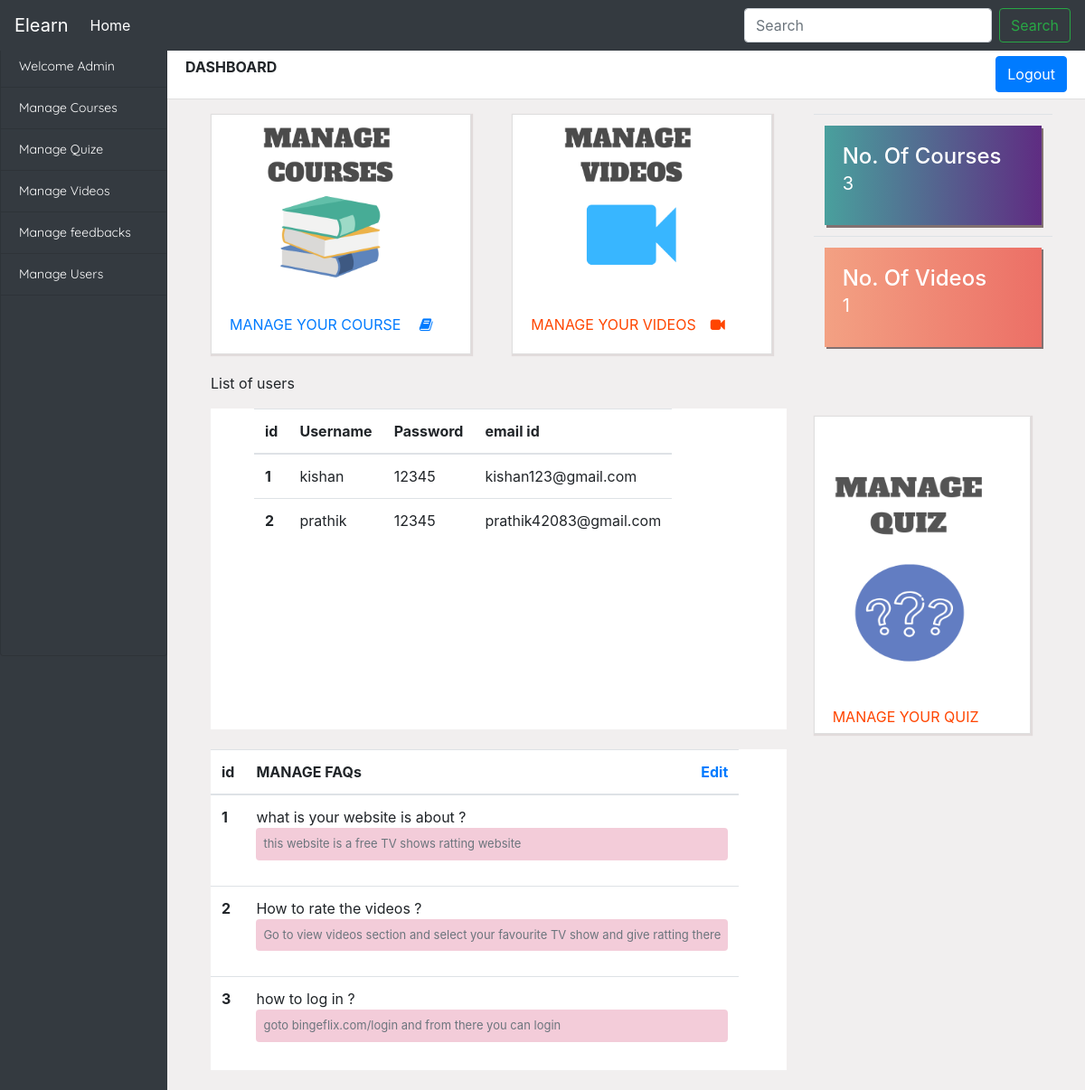
/admin/admin_main.php, run on the app's committed database.
### tables this page shows
CREATE TABLE `faq` (
  `id` int(11) NOT NULL,
  `faq_title` varchar(255) NOT NULL,
  `faq_description` varchar(255) NOT NULL
);

### admin/classes/admin.php (called while the page is built, shortened)
<?php
 class admin
 {
 	public $host="localhost";
 	public $username="root";
 	public $pass="";
 	public $db_name="elearnsystem";
 	public $conn;
 	public $user_details;
 	public $course_count=0;
 	public $video_count=0;
 	public $faq_list;
 	public function __construct()
 	{
 		$this->conn=new mysqli($this->host,$this->username,$this->pass,$this->db_name);
 	}
 	public function show_users()
 	{
 		$query="select * from login";
 		$result=$this->conn->query($query);
 		while($row=$result->fetch_array(MYSQLI_ASSOC))
 		{
 			$this->user_details[]=$row;
 		}
 		return $this->user_details;
 	}
 	public function display_course_count()
 	{
 		$query="select * from programming_languages";
 		$result=$this->conn->query($query);
 		while($row=$result->fetch_array(MYSQLI_ASSOC))
 		{
 			$this->course_count++;
 		}
 		print_r($this->course_count);
 	}
	public function display_video_count()
	{
		$query="select * from video_info";
 		$result=$this->conn->query($query);
 		while($row=$result->fetch_array(MYSQLI_ASSOC))
 		{
 			$this->video_count++;
 		}
 		print_r($this->video_count);
	}
	public function display_faq_list()
	{
		$query="select * from faq";
 		$result=$this->conn->query($query);
 		while($row=$result->fetch_array(MYSQLI_ASSOC))
 		{
 			$this->faq_list[]=$row;
 		}
 		return ($this->faq_list);
	}
}
 ?>

### admin/admin_main.php (the view, shortened to what this page needs)
<?php
  include("classes/admin.php");
  $admin=new admin;
  $userd=$admin->show_users();
 ?>
<!doctype html>
<html lang="en">
  <head>
  <link rel="stylesheet" href="https://maxcdn.bootstrapcdn.com/bootstrap/4.0.0/css/bootstrap.min.css">
  <link rel="stylesheet" type="text/css" href="https://stackpath.bootstrapcdn.com/font-awesome/4.7.0/css/font-awesome.min.css">
  </head>
  <body style="background-color:#f1efef">
  <nav class="navbar navbar-expand-lg navbar-light bg-dark fixed-top">
  <a class="navbar-brand text-white" href="#">Elearn</a>
  <div class="collapse navbar-collapse" id="navbarSupportedContent">
    <ul class="navbar-nav mr-auto ">
      <li class="nav-item active">
        <a class="nav-link text-white" href="#">Home <span class="sr-only">(current)</span></a>
      </li>
    </ul>
    <form class="form-inline my-2 my-lg-0">
      <input class="form-control mr-sm-2" type="search" placeholder="Search" aria-label="Search">
      <button class="btn btn-outline-success my-2 my-sm-0" type="submit">Search</button>
    </form>
  </div>
</nav>
    <div class="container-fluid" style="margin-top: 50px;" >
      <div class="row">
        <div class="col-sm-2 col-md-2 sidebar badge-dark" style="margin:inherit;" id="sidebar" >
         <ul class="list-group text-white sidebar-list">
            <li class="list-group-item  bg-dark "><a href="">Welcome Admin</a></li>
            <li class="list-group-item bg-dark "><a href="manage_courses/manage_courses.php">Manage Courses</a></li>
            <li class="list-group-item bg-dark"><a href="manage_quiz/manage_quiz.php">Manage Quize</a></li>
            <li class="list-group-item bg-dark"><a href="manage_videos/manage_videos.php">Manage Videos</a></li>
            <li class="list-group-item bg-dark"><a href="viewfeedback.php">Manage feedbacks</a></li>
            <li class="list-group-item bg-dark"><a href="">Manage Users</a></li>
            <li class="list-group-item bg-dark" style="height: 400px;"></li>
          </ul>
        </div>
        <div class=" col-md-10">
               <div class="card-header bg-white" style="margin-right: -45px; height: 60px;">
                 <b>DASHBOARD</b>
                  <button type="btn btn-outline-success" class="btn btn-primary float-right" style="height: 40px;"><a href="../index.php" class="text-white ">Logout</a> </button>
                  </div>
                 <div class="row">
          <div class="col-md-4 mt-3 ml-5">
            <div class="card shadow " style="width: 18rem; box-shadow: 1px 1px 1px 1px #e1dbdb; border-radius:0px; border-top-left-radius: 0px; cursor:pointer;">
              <img class="myimg" src="../uploadimg/file3.png" alt="Card" width="288" height="200">
              <div class="card-body">
                <p class="card-text"><a href="manage_courses/manage_courses.php" style="text-decoration: none;">MANAGE YOUR COURSE <i class="fa fa-book ml-3"></i></a></p>
              </div>
            </div>
          </div>
           <div class="col-md-4 mt-3">
            <div class="card shadow" style="width: 18rem;cursor:pointer; box-shadow:1px 1px 1px 1px #e1dbdb; border-radius:0px; border-top-left-radius: 0px;">
              <img class="" src="../uploadimg/file4.png" alt="Card" width="288" height="200">
              <div class="card-body">
                <p class="card-text "><a href="manage_videos/manage_videos.php" style="text-decoration: none; color: orangered">MANAGE YOUR VIDEOS</a><i class="fa fa-video-camera ml-3" style="color: orangered"></i></p>
              </div>
            </div>
          </div>
          <div class="col-sm-3 mt-3">
            <table class="table table-borderless">
    <tbody >
      <tr>
        <td class="mytable1">
           <div class="card shadow border-0 " style="width: 15rem; height: 110px; box-shadow: 2px 3px #827171; border-radius:0px; border-top-left-radius: 0px;">
              <div class="card-body">
                <p class="card-text text-white"><b class="h4">No. Of Courses </b><br><span style="font-size: 20px;"><?php $admin->display_course_count(); ?></span></p>
              </div>
            </div>
        </td>
      </tr>
      <tr>
        <td class="mytable2">
           <div class="card shadow border-0" style="width: 15rem; height: 110px; box-shadow: 2px 2px #827171; border-radius:0px; border-top-left-radius: 0px;">
             <div class="card-body">
                <p class="card-text text-white"><b class="h4">No. Of Videos</b><br><span style="font-size: 20px;"><?php $admin->display_video_count(); ?></span></p>
              </div>
        </td>
      </tr>
    </tbody>
  </table>
          </div>
            </div>
            <div class="row ">
              <div class="col-md-8">
                <table class="table ml-5 bg-white shodow pl-5 table-responsive" style=" height : 355px;overflow-y: scroll;display: inline-block; width: 640px;">
                <p class="ml-5">List of users</p>
                <thead>
                  <tr>
                    <th scope="col">id</th>
                    <th scope="col">Username</th>
                    <th scope="col">Password</th>
                    <th scope="col">email id</th>
                  </tr>
                </thead>
                <tbody style="">
                   <?php
                          foreach ($userd as $userdata) {
                   ?>
                  <tr >
                    <th scope="row"><?php echo $userdata['id']; ?></th>
                    <td ><?php echo $userdata['username']; ?></td>
                    <td><?php echo $userdata['password']; ?></td>
                    <td><?php echo $userdata['email']; ?></td>
                  </tr>
                 <?php } ?>
                </tbody>
              </table>
              </div>
           <div class="col-md-3 mt-5 ml-5">
            <div class="card shadow" style="width: 15rem; height:22rem; box-shadow:1px 1px 1px 1px #e1dbdb; border-radius:0px; border-top-left-radius: 0px;">
              <img class="" src="../uploadimg/file6.png" alt="Card" width="210" height="300">
              <div class="card-body">
                <p class="card-text "><a href="manage_quiz/manage_quiz.php" style="text-decoration: none; color: orangered">MANAGE YOUR QUIZ</a></p>
              </div>
            </div>
          </div>
            </div>
            <div class="row">
              <div class="col-md-8 ml-5">
              <table class="table bg-white" style="height : 355px;overflow-y: scroll;display: inline-block; width:640px">
                  <caption>List of users</caption>
                  <thead>
                    <tr>
                      <th>id</th>
                      <th scope="col">MANAGE FAQs   <a href="" class="float-right" style="text-decoration: none;">Edit</a></th>
                    </tr>
                  </thead>
                  <tbody>
                    <?php  $faq=$admin->display_faq_list();
                      foreach ($faq as $faq_list)
                       {
                     ?>
                    <tr style="width: 500px;" >
                      <th><?php echo $faq_list['id']; ?></th>
                      <td><?php echo $faq_list['faq_title']; ?><br><blockquote class="rounded p-2 text-muted " style="font-size: 13px; background-color: #db6a8f57;"><?php echo $faq_list['faq_description']; ?></blockquote></td>
                    </tr>
                  <?php } ?>
                  </tbody>
                </table>
                </div>
            </div>
        </div>
      </div>
    </div>
  </body>
</html>

### admin/admin_main.php (style rules this page uses)
.sidebar-list { margin-right: -15px; font-family: 'Quicksand', sans-serif; font-size: 14px }
.sidebar-list li a { color:white; text-decoration: none; }
.mytable1 .card { background: #5f2c82; background: -webkit-linear-gradient(to right, #49a09d, #5f2c82); background: linear-gradient(to right, #49a09d, #5f2c82); }
.mytable2 .card { background: #EC6F66; background: -webkit-linear-gradient(to right, #F3A183, #EC6F66); background: linear-gradient(to right, #F3A183, #EC6F66); }
.card { overflow: hidden; transition: all 0.9s ease; }

### data on the page
faq: id "1", faq_title "what is your website is about ?", faq_description "this website is a free TV shows ratting website"
faq: id "2", faq_title "How to rate the videos ?", faq_description "Go to view videos section and select your favourite TV show and give ratting there"
faq: id "3", faq_title "how to log in ?", faq_description "goto bingeflix.com/login and from there you can login"

### other printed values
$userdata['id'] "1"
$userdata['username'] "kishan"
$userdata['password'] "12345"
$userdata['email'] "kishan123@gmail.com"
$userdata['id'] "2"
$userdata['username'] "prathik"
$userdata['email'] "prathik42083@gmail.com"
